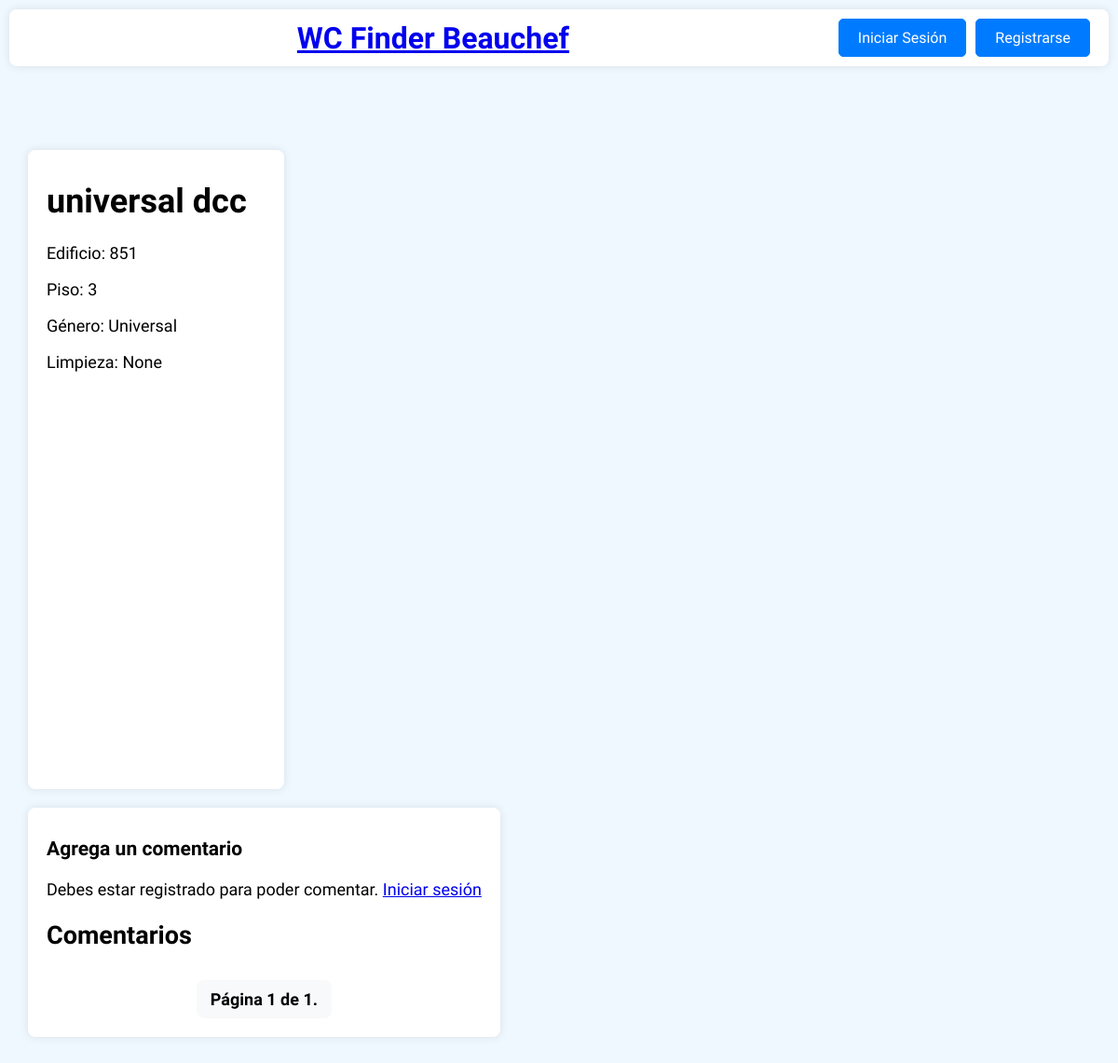
The app's page /bathroom2/3/, older data.
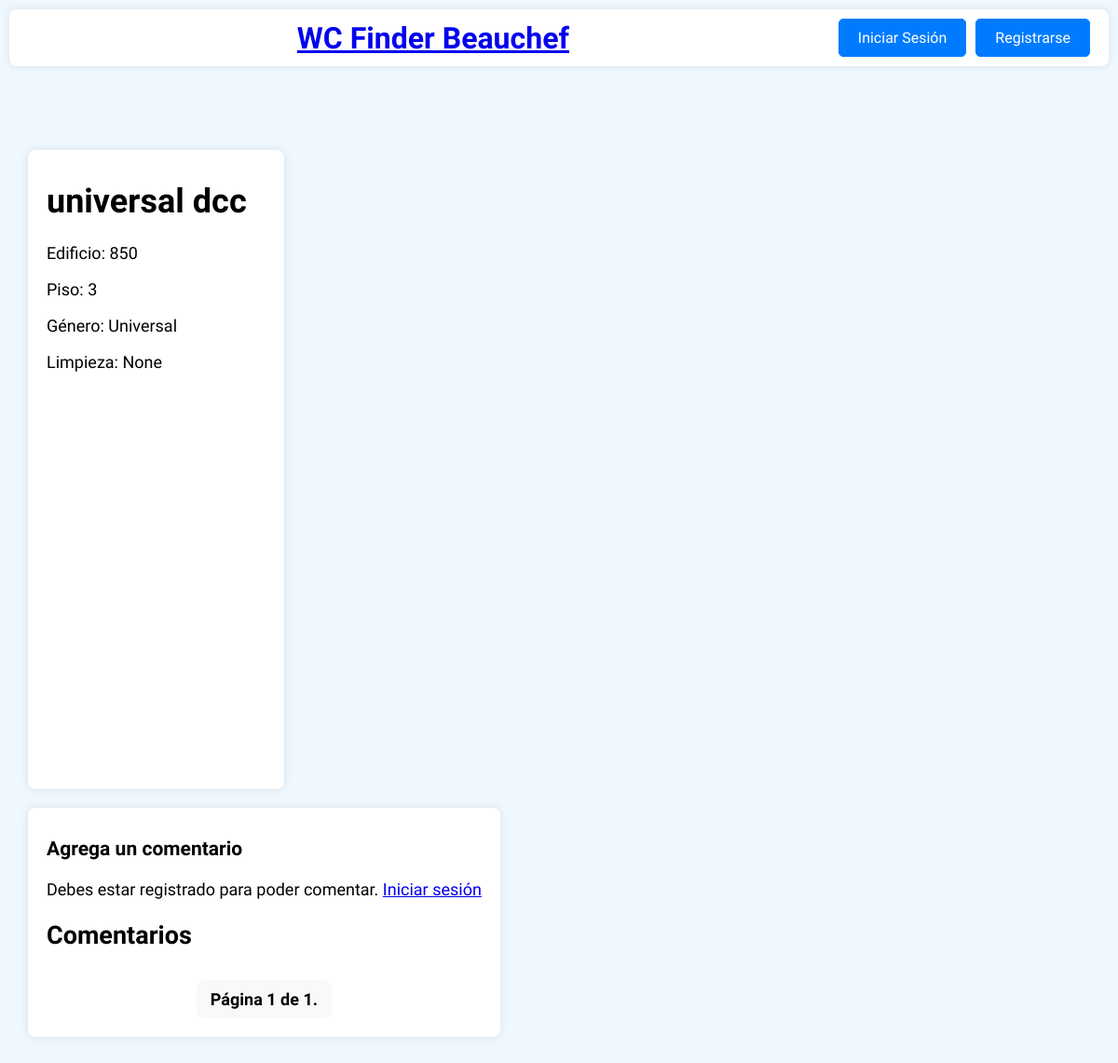
The same page, newer data.
### todoapp/models.py (models this page shows, shortened)
class Bathroom(models.Model):
    GENDER_CHOICES = [
        ('mujer', 'Mujer'),
        ('hombre', 'Hombre'),
        ('universal', 'Universal'),
    ]
    BUILDS_CHOICES = [
        ('850', '850'),
        ('851', '851'),
    ]
    FLOOR_CHOICES = [
        ('-3', '-3'),
        ('-2', '-2'),
        ('-1', '-1'),
        ('1', '1'),
        ('2', '2'),
        ('3', '3'),
        ('4', '4'),
        ('5', '5'),
        ('6', '6'),
        ('7', '7'),
    ]
    name = models.CharField(max_length=100)
    building = models.CharField(max_length=3, choices=BUILDS_CHOICES)
    floor = models.CharField(max_length=2,choices=FLOOR_CHOICES)
    gender = models.CharField(max_length=10, choices=GENDER_CHOICES)
    description = models.CharField(max_length=300)
    image = models.ImageField(upload_to='bathroom_images/', blank=True, null=True)
    publicar = models.BooleanField(default=False)
    latitude = models.FloatField(null=True, blank=True)
    longitude = models.FloatField(null=True, blank=True)
    def average_cleaning_points(self):
        average = self.cleaning_reviews.aggregate(Avg('points'))['points__avg']
        return average

### todoapp/views.py (the view)
# urls.py: path('bathroom2/<int:id>/', views.bathroom_detail2, name='bathroom_detail2'),
def bathroom_detail2(request, id):
    bathroom = Bathroom.objects.get(id=id)
    comments = bathroom.comments.all().order_by('-created_at')
    paginator = Paginator(comments, 5)  # 5 comentarios por página
    page_number = request.GET.get('page')
    page_obj = paginator.get_page(page_number)
    if request.method == 'POST':
        if request.user.is_authenticated:
            if "submit_comment" in request.POST:
                form = CommentForm(request.POST)
                if form.is_valid():
                    comment = form.save(commit=False)
                    comment.bathroom = bathroom
                    comment.user = request.user
                    comment.save()
                    messages.success(request, 'Comentario agregado correctamente.')
                    return redirect('bathroom_detail', id=bathroom.id)
            elif "submit_review" in request.POST:
                reviewForm= CleaningForm(request.POST)
                if reviewForm.is_valid():
                    review= reviewForm.save(commit=False)
                    review.bathroom= bathroom
                    review.user= request.user
                    review.save()
                    messages.success(request, 'Puntuación agregada correctamente.')
                    return redirect('bathroom_detail', id=bathroom.id)
            else:
                return redirect('bathroom_detail', id=bathroom.id)
        else:
            messages.error(request, 'Debes estar registrado para poder comentar.')
            return redirect('login')
    else:
        form = CommentForm()
        reviewForm = CleaningForm()
    m = folium.Map(location=[bathroom.latitude or -33.45767, bathroom.longitude or -70.66237], zoom_start=50, zoom_snap=0.5)
    if bathroom.latitude and bathroom.longitude:
        folium.Marker(
            [bathroom.latitude, bathroom.longitude],
            popup=f"{bathroom.building}, Piso {bathroom.floor}, {bathroom.gender}",
            icon=folium.Icon(color='blue', icon='restroom', prefix='fa')
        ).add_to(m)
    map_html = m._repr_html_()
    context = {
        'bathroom': bathroom,
        'map_html': map_html,
        'page_obj': page_obj,
        'form': form,
        'reviewForm': reviewForm
    }
    return render(request, 'todoapp/bathroom_detail2.html', context)

### todoapp/templates/todoapp/bathroom_detail2.html (shortened to what this page needs)
{% extends 'todoapp/navbar.html' %}
{% block extra_css %}
{% load static %}
    <link rel="stylesheet" type="text/css" href="{% static 'css/detail.css' %}">
{% endblock %}
{% block content %}
    <div class="window-container">
        <div class="details-map">
            <div class="details">
                <h1>{{ bathroom.name }}</h1>
                <p>Edificio: {{ bathroom.building }}</p>
                <p>Piso: {{ bathroom.floor }}</p>
                <p>Género: {{ bathroom.get_gender_display }}</p>
                <p>Limpieza: {{ bathroom.average_cleaning_points}}</p>
            </div>
            <div id="map">
            </div>
        </div>
    </div>
    <div class="window-container">
        <div class="comments-section">
            <h3>Agrega un comentario</h3>
            <div class="comment-form">
                {% if user.is_authenticated %}
                    <form method="post">
                        {% csrf_token %}
                        {{ form.as_p }}
                        <button type="submit" name="submit_comment" class="submit-btn">Enviar</button>
                    </form>
                {% else %}
                    <p>Debes estar registrado para poder comentar. <a href="{% url 'login' %}">Iniciar sesión</a></p>
                {% endif %}
            </div>
            <h2>Comentarios</h2>
            <div class="pagination">
                <span class="step-links">
                    <span class="current">
                        Página {{ page_obj.number }} de {{ page_obj.paginator.num_pages }}.
                    </span>
                </span>
            </div>
        </div>
    </div>
{% endblock %}

Row changes from the older to the newer data that the page shows:
changed Bathroom "universal dcc": building "851" → "850"
